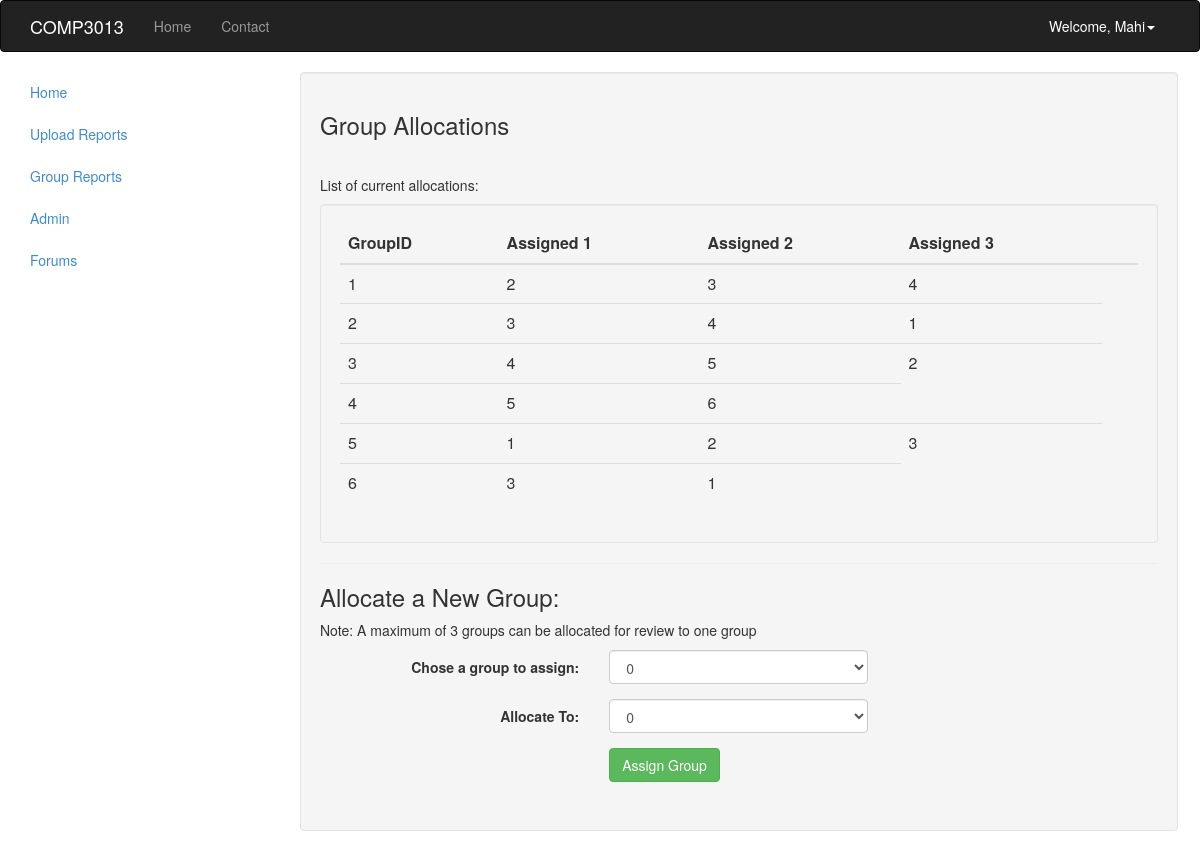
Page /admin.php?allocateGroups (signed in) on the committed database.
### tables this page shows
CREATE TABLE `groupassignments` (
  `groupID` int(11) NOT NULL,
  `assignedTo` int(11) NOT NULL
);

### include/connection_details.php (called while the page is built, shortened)
<?php
function dbConnect () {
	$host = 'eu-cdbr-azure-west-b.cloudapp.net';
	$user = 'b6526a64c19791';
	$pass = '5d020f59';
	$db = 'comp3013';
	$connection = mysqli_connect($host, $user, $pass, $db);
	return $connection;
}
?>

### include/sql_model.php (the view, shortened to what this page needs)
<?php
require_once"connection_details.php";
class SQL_Model {
public function __construct() {
   $this->conn = dbConnect();
}
public function getAssignedTo($groupID) {
	$stmt = $this->conn->prepare("SELECT assignedTo FROM groupassignments WHERE groupID=?");
	$stmt->bind_param("i", $groupID);
 	$stmt->execute(); $result = $stmt->get_result();
	$row = array(); $output = "";
	while ($row = $result->fetch_assoc()) {
	 	$output .= '<td>' . htmlentities($row['assignedTo']) . '</td>';
	}
	return $output;
}
public function getGroupAllocations() {
	$stmt = $this->conn->prepare("SELECT groupID
	FROM groupassignments
	GROUP BY groupID
	ORDER BY groupID ASC ");
    if ($stmt->execute()) {
		$result = $stmt->get_result();
		$row = array(); $output = "";
		while ($row = $result->fetch_assoc()) {
		$output .= '<tr> <td>' . htmlentities($row['groupID']) . '</td></td>' . $this->getAssignedTo($row['groupID']) . '</td></tr>';
		}
		return $output;
    }
    else {
		die("An error occurred performing the request");
	}
}
}

### rows in the picture
groupassignments: assignedTo "2"
groupassignments: assignedTo "3"
groupassignments: assignedTo "4"
groupassignments: assignedTo "3"
groupassignments: assignedTo "4"
groupassignments: assignedTo "1"
groupassignments: assignedTo "4"
groupassignments: assignedTo "5"
groupassignments: assignedTo "2"
groupassignments: assignedTo "5"
groupassignments: assignedTo "6"
groupassignments: assignedTo "1"
groupassignments: assignedTo "2"
groupassignments: assignedTo "3"
groupassignments: assignedTo "3"
groupassignments: assignedTo "1"

### other values in the picture
$_SESSION['userName'] "Mahi"
$row['groupID'] "1"
$row['groupID'] "2"
$row['groupID'] "3"
$row['groupID'] "4"
$row['groupID'] "5"
$row['groupID'] "6"
form field groupID "0"
form field allocateTo "0"
